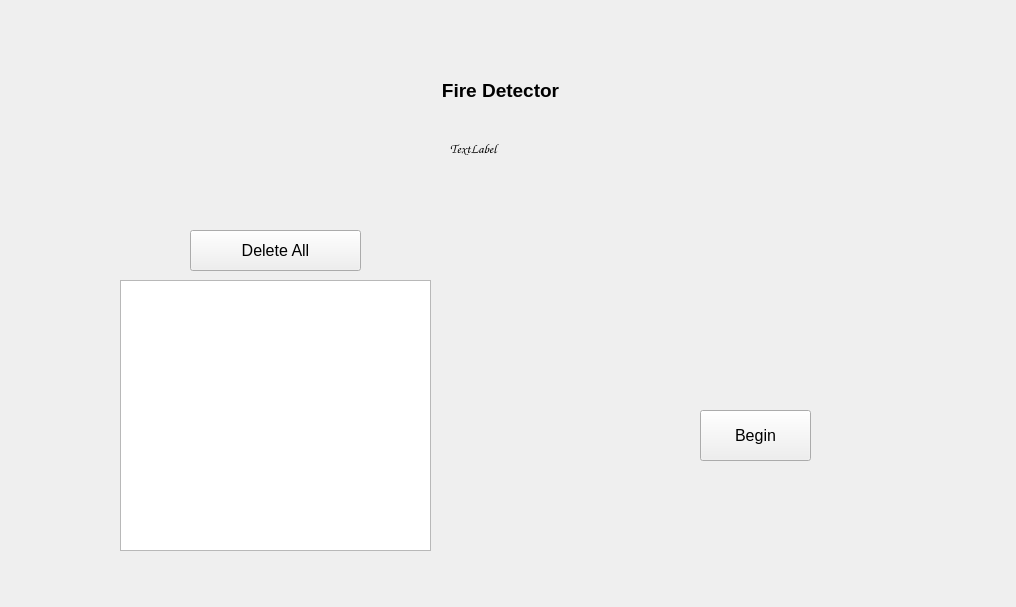
<?xml version="1.0" encoding="UTF-8"?>
<ui version="4.0">
 <class>incendie</class>
 <widget class="QDialog" name="incendie">
  <property name="geometry">
   <rect>
    <x>0</x>
    <y>0</y>
    <width>1016</width>
    <height>607</height>
   </rect>
  </property>
  <property name="windowTitle">
   <string>Dialog</string>
  </property>
  <property name="styleSheet">
   <string notr="true"/>
  </property>
  <widget class="QTableView" name="tableView_date">
   <property name="geometry">
    <rect>
     <x>120</x>
     <y>280</y>
     <width>311</width>
     <height>271</height>
    </rect>
   </property>
  </widget>
  <widget class="QWidget" name="gridWidget_12" native="true">
   <property name="geometry">
    <rect>
     <x>590</x>
     <y>320</y>
     <width>331</width>
     <height>211</height>
    </rect>
   </property>
   <property name="styleSheet">
    <string notr="true">
</string>
   </property>
   <widget class="QPushButton" name="supprimer_15">
    <property name="geometry">
     <rect>
      <x>140</x>
      <y>370</y>
      <width>101</width>
      <height>31</height>
     </rect>
    </property>
    <property name="styleSheet">
     <string notr="true">QPushButton
{
	background-color: rgb(237, 218, 204);
	color: rgb(0, 0, 0);
border-style: solid;
    border-radius: 6;
border-radius: 14px;

	border-style: outset;
    border-width: 2px;
    border-radius: 14px;
    border-color: beige;
  
 
    padding: 0px;
	
	
	
	font: 10pt &quot;Franklin Gothic Heavy&quot;;
}
QPushButton:hover
{
background-color: rgb(0, 143, 105);
	color: rgb(0, 0, 0);
}
QPushButton:pressed
{
background-color: rgb(0, 143, 105);
}</string>
    </property>
    <property name="text">
     <string>Supprimer</string>
    </property>
   </widget>
   <widget class="QPushButton" name="commencer">
    <property name="geometry">
     <rect>
      <x>110</x>
      <y>90</y>
      <width>111</width>
      <height>51</height>
     </rect>
    </property>
    <property name="font">
     <font>
      <pointsize>12</pointsize>
     </font>
    </property>
    <property name="styleSheet">
     <string notr="true"/>
    </property>
    <property name="text">
     <string>Begin</string>
    </property>
   </widget>
  </widget>
  <widget class="QWidget" name="gridWidget_11" native="true">
   <property name="geometry">
    <rect>
     <x>340</x>
     <y>50</y>
     <width>321</width>
     <height>151</height>
    </rect>
   </property>
   <property name="styleSheet">
    <string notr="true">
</string>
   </property>
   <widget class="QLabel" name="label_38">
    <property name="geometry">
     <rect>
      <x>0</x>
      <y>0</y>
      <width>321</width>
      <height>81</height>
     </rect>
    </property>
    <property name="styleSheet">
     <string notr="true"/>
    </property>
    <property name="text">
     <string>&lt;html&gt;&lt;head/&gt;&lt;body&gt;&lt;p align=&quot;center&quot;&gt;&lt;span style=&quot; font-size:14pt; font-weight:600;&quot;&gt;Fire Detector&lt;/span&gt;&lt;/p&gt;&lt;/body&gt;&lt;/html&gt;</string>
    </property>
   </widget>
   <widget class="QPushButton" name="supprimer_14">
    <property name="geometry">
     <rect>
      <x>140</x>
      <y>370</y>
      <width>101</width>
      <height>31</height>
     </rect>
    </property>
    <property name="styleSheet">
     <string notr="true">QPushButton
{
	background-color: rgb(237, 218, 204);
	color: rgb(0, 0, 0);
border-style: solid;
    border-radius: 6;
border-radius: 14px;

	border-style: outset;
    border-width: 2px;
    border-radius: 14px;
    border-color: beige;
  
 
    padding: 0px;
	
	
	
	font: 10pt &quot;Franklin Gothic Heavy&quot;;
}
QPushButton:hover
{
background-color: rgb(0, 143, 105);
	color: rgb(0, 0, 0);
}
QPushButton:pressed
{
background-color: rgb(0, 143, 105);
}</string>
    </property>
    <property name="text">
     <string>Supprimer</string>
    </property>
   </widget>
   <widget class="QLabel" name="label_1">
    <property name="geometry">
     <rect>
      <x>110</x>
      <y>90</y>
      <width>111</width>
      <height>16</height>
     </rect>
    </property>
    <property name="font">
     <font>
      <family>Comic Sans MS</family>
      <pointsize>10</pointsize>
     </font>
    </property>
    <property name="styleSheet">
     <string notr="true"/>
    </property>
    <property name="text">
     <string>TextLabel</string>
    </property>
   </widget>
  </widget>
  <widget class="QPushButton" name="supprimer_date">
   <property name="geometry">
    <rect>
     <x>190</x>
     <y>230</y>
     <width>171</width>
     <height>41</height>
    </rect>
   </property>
   <property name="font">
    <font>
     <pointsize>12</pointsize>
    </font>
   </property>
   <property name="styleSheet">
    <string notr="true">
</string>
   </property>
   <property name="text">
    <string>Delete All</string>
   </property>
  </widget>
 </widget>
 <resources/>
 <connections/>
</ui>
